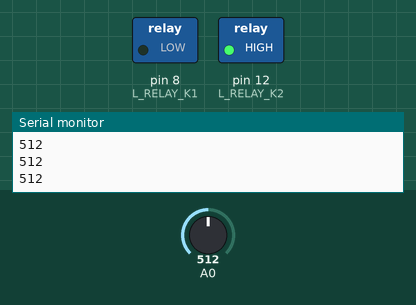
The sketch below on a simulated Arduino Uno, built with avr-gcc and run on an emulated ATmega328P. Parts: switched loads named in the sketch (green lamp = pin HIGH), the last lines printed to the serial monitor. The test bench sets the inputs (shaded band); at power-on: A0 = 512.

Above: at 1.2 s.
1.3 s: A0 set to 687
2.8 s: A0 set to 708
At 3.7 s:
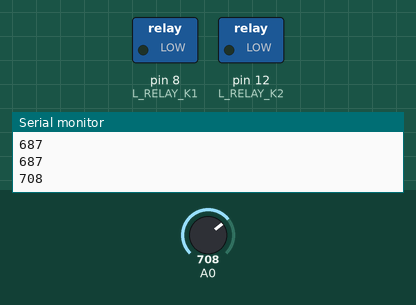
5.8 s: A0 set to 302
7.3 s: A0 set to 275
At 9.5 s:
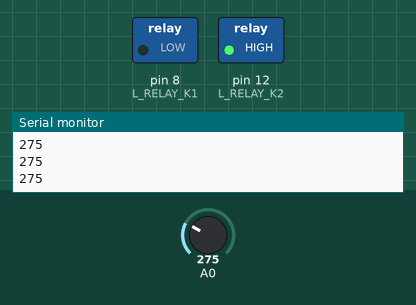
10.3 s: A0 set to 710
At 12.9 s:
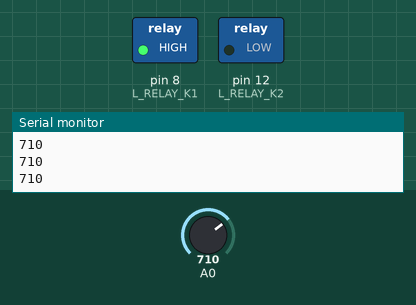
Timing chart, 0 to 14.3 s (numbered marks = the images above; inputs shaded):
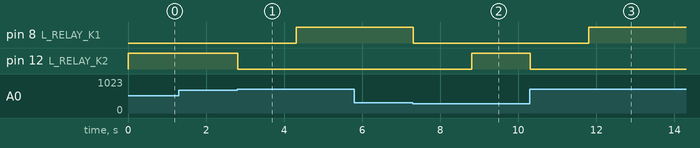

The sketch:

Linear_Actuator_Tests.ino
```cpp
#include "robot_vars.h"

int curpos;
int lin_max = 700;
int lin_min = 290;


void initLinearActuators() {
  pinMode(L_RELAY_K1, OUTPUT);
  pinMode(L_RELAY_K2, OUTPUT);
}

void extendActuator() {
  digitalWrite(L_RELAY_K1, LOW);
  digitalWrite(L_RELAY_K2, HIGH);
}

void retractAcutator() {
  digitalWrite(L_RELAY_K1, HIGH);
  digitalWrite(L_RELAY_K2, LOW);
}

void stopActuator() {
  digitalWrite(L_RELAY_K1, LOW);
  digitalWrite(L_RELAY_K2, LOW);
}

void setup() {
  Serial.begin(9600);
  initLinearActuators();
}

void loop() {
  curpos = analogRead(0);
  extendActuator();
  while(curpos < lin_max) {
    curpos = analogRead(0);
    Serial.println(curpos);
  }
  stopActuator(); delay(1500);

  curpos = analogRead(0);
  retractAcutator();
  while (curpos > lin_min) {
    curpos = analogRead(0);
    Serial.println(curpos);
  }
  stopActuator(); delay(1500);
}
```

robot_vars.h
```cpp
#define BAUD_RATE    9600

#define L_RELAY_K1   8
#define L_RELAY_K2   12
```

Measured:
- the behaviour switches between 699 and 700 on A0 (found by bisection; images 0 and 1)
- the behaviour switches between 291 and 290 on A0 (found by bisection; images 1 and 2)
- after the input at 2.8 s, pin 8 (L_RELAY_K1): LOW → HIGH after 1.5 s; pin 12 (L_RELAY_K2): HIGH → LOW at once
- after the input at 7.3 s, pin 8 (L_RELAY_K1): HIGH → LOW at once; pin 12 (L_RELAY_K2): LOW → HIGH after 1.5 s
- after the input at 10.3 s, pin 8 (L_RELAY_K1): LOW → HIGH after 1.5 s; pin 12 (L_RELAY_K2): HIGH → LOW at once
